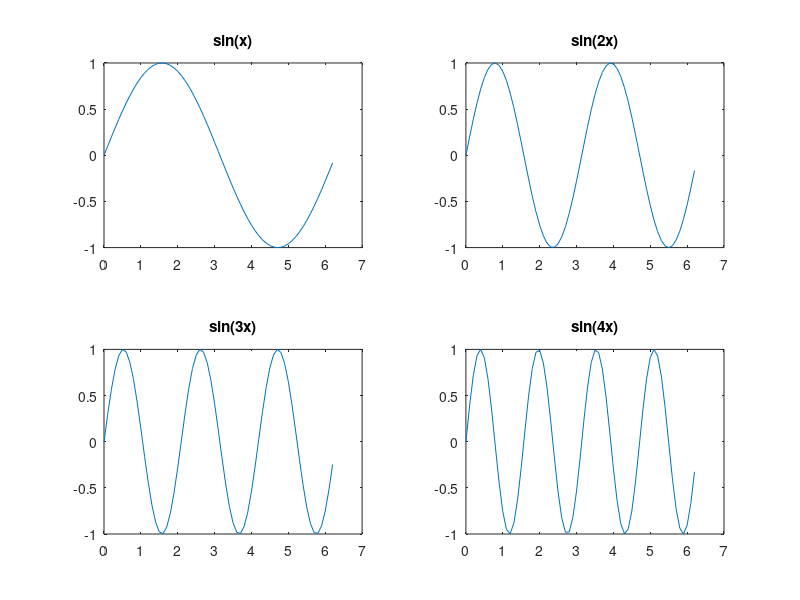

Write MATLAB code to recreate this figure.
%% MATLAB Tutorial

clear all % Removes all variables from the workspace
close all % Closes all figure windows, ex. old plots
clc % Clears the Command Window, makes the output look clean

% Basic Iterations
counter = 0;
for i = 1:5
    counter = counter + 1;
    disp(counter);
end %define where the loop ends

% Plotting
x = 0:0.1:5; % start at 0, increase by 0.1, end at 5
y_1 = x.*2;

plot(x,y_1,"r+") % plots x,y using red + signs
title("My First Plot")
xlabel("x-values")
ylabel("y-values")
grid on
hold % make sure new plots don't overwrite existing plots

y_2 = x.^2;
y_3 = x.^3;

plot(x,y_2,"g*") % plots x,y using green * signs
plot(x,y_3) % plots x,y in default setting
hold off
legend("Plot 1", "Plot 2", "Plot 3") % add legend

% Subplotting
x = 0:0.1:2*pi;

subplot(2,2,1) % Grid: 2 rows, 2 columns → position 1 (top-left)
plot(x, sin(x))
title('sin(x)')

subplot(2,2,2) % Position 2 (top-right)
plot(x, sin(2*x))
title('sin(2x)')

subplot(2,2,3) % Position 3 (bottom-left)
plot(x, sin(3*x))
title('sin(3x)')

subplot(2,2,4) % Position 4 (bottom-right)
plot(x, sin(4*x))
title('sin(4x)')

% Function:
function a = triangle_area(w, h)
    a = 0.5 * w * h;
end
